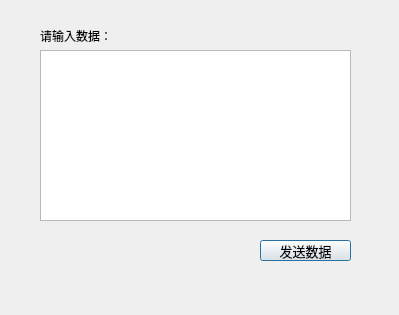
<?xml version="1.0" encoding="UTF-8"?>
<ui version="4.0">
 <class>ManualInputDialog</class>
 <widget class="QDialog" name="ManualInputDialog">
  <property name="geometry">
   <rect>
    <x>0</x>
    <y>0</y>
    <width>399</width>
    <height>315</height>
   </rect>
  </property>
  <property name="windowTitle">
   <string>Dialog</string>
  </property>
  <widget class="QTextEdit" name="textEdit_manualData">
   <property name="geometry">
    <rect>
     <x>40</x>
     <y>50</y>
     <width>311</width>
     <height>171</height>
    </rect>
   </property>
   <property name="font">
    <font>
     <pointsize>10</pointsize>
    </font>
   </property>
  </widget>
  <widget class="QPushButton" name="pushButton_sendManual">
   <property name="geometry">
    <rect>
     <x>260</x>
     <y>240</y>
     <width>91</width>
     <height>21</height>
    </rect>
   </property>
   <property name="font">
    <font>
     <pointsize>10</pointsize>
    </font>
   </property>
   <property name="text">
    <string>发送数据</string>
   </property>
  </widget>
  <widget class="QLabel" name="label">
   <property name="geometry">
    <rect>
     <x>40</x>
     <y>20</y>
     <width>131</width>
     <height>31</height>
    </rect>
   </property>
   <property name="text">
    <string>请输入数据：</string>
   </property>
  </widget>
 </widget>
 <resources/>
 <connections/>
</ui>
